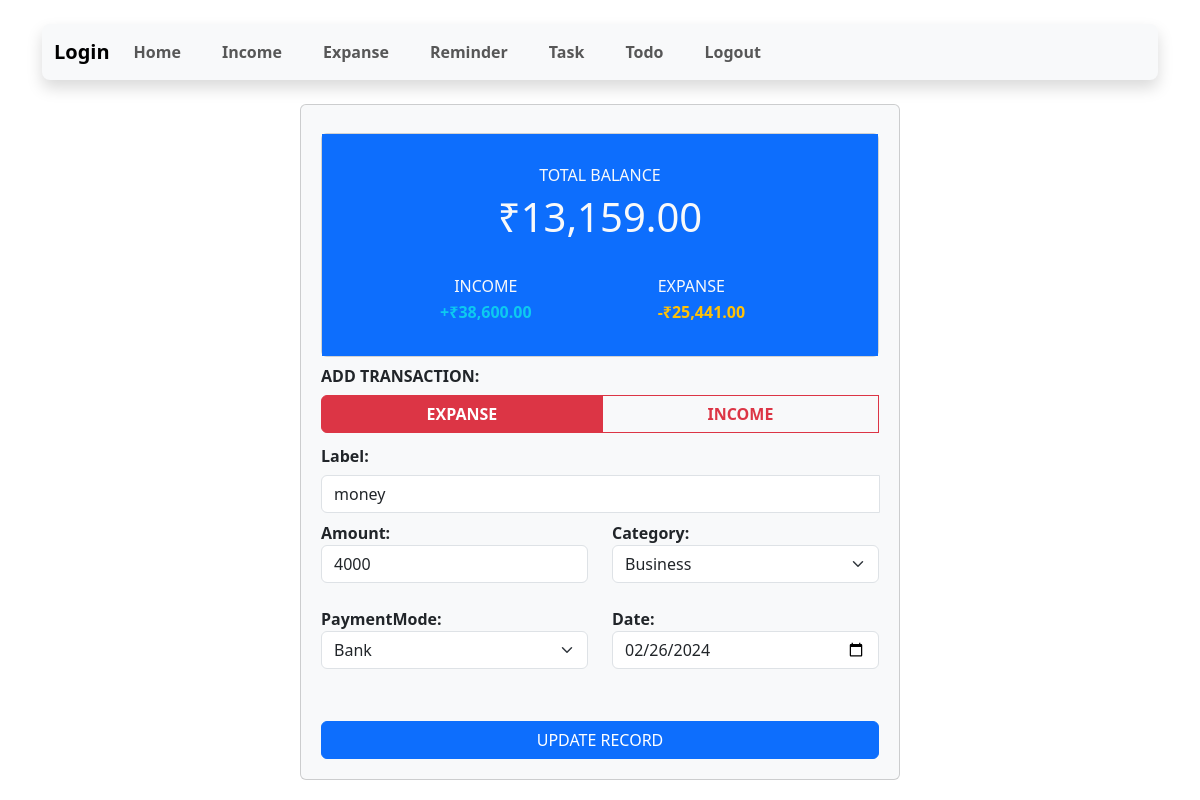
The page /home.php?tansid=10 (signed in) on the database its author committed.
### tables this page shows
CREATE TABLE `transactions` (
  `tansid` int(11) NOT NULL,
  `category` varchar(50) NOT NULL,
  `label` varchar(50) NOT NULL,
  `paymentMode` varchar(50) NOT NULL,
  `cdate` date NOT NULL,
  `amount` float NOT NULL,
  `type` int(11) NOT NULL
);

### home.php (the view, shortened to what this page needs)
<?php
   include("session.php");
   if (isset($_GET['tansid']))
       $tansid = $_GET['tansid'];
   else
       $tansid = 0;
   if ($tansid > 0) {
       $sql = "select * from transactions where tansid='$tansid'";
       $res = mysqli_query($conn, $sql);
       $row = mysqli_fetch_array($res);
       $label = $row['label'];
       $amount = $row['amount'];
       $cdate = $row['cdate'];
       $btnvalue = "UPDATE RECORD";
   }
   function getsum_of_income($conn)
   {
       $sql = "select sum(amount) as income from transactions where type='1'";
       $result = mysqli_query($conn, $sql);
       $row =  mysqli_fetch_array($result);
       $total_income =  $row['income'];
       return $total_income;
   }
   function getsum_of_expanse($conn)
   {
       $sql = "select sum(amount) as expanse from transactions where type='0'";
       $result = mysqli_query($conn, $sql);
       $row =  mysqli_fetch_array($result);
       $total_expanse =  $row['expanse'];
       return $total_expanse;
   }
   $total_income = getsum_of_income($conn);
   $total_expanse = getsum_of_expanse($conn);
   $balance = $total_income - $total_expanse;
   ?>
<!doctype html>
<html lang="en">
<head>
    <link href="https://cdn.jsdelivr.net/npm/bootstrap@5.3.2/dist/css/bootstrap.min.css" rel="stylesheet">
</head>
<body>
    <?php include("header.php"); ?>
    <div class="card container my-2 bg-light w-50 text-dark p-3 justify-content-center col-md-6 align-content-center ">
        <div class="card-body p-1">
            <div class="card mt-2 w-100 col-md-6 ">
                <div class="card-body text-light bg-primary">
                    <div class="row mb-3 ">
                        <div class="col-lg-12 col-sm-12">
                            <h6 class="text-center mt-3">TOTAL BALANCE</h6>
                            <h1 class="text-center mb-3">₹<?php echo number_format($balance, 2); ?></h1>
                        </div>
                        <div class="col-lg-7 col-sm-7 text-center">
                            <h6 class="mb-1">INCOME</h6>
                            <span><b class="text-info">+₹<?php echo number_format($total_income, 2); ?></b></span>
                        </div>
                        <div class="col-lg-5 col-sm-5">
                            <h6 class="mb-1">EXPANSE</h6>
                            <span><b class="text-warning">-₹<?php echo number_format($total_expanse, 2); ?></b></span>
                        </div>
                    </div>
                </div>
            </div>
            <form class="row g-3" id="myForm" name="myForm" action="" method="post">
                <div class="form-group mt-3 mb-2">
                    <label for="label" class="col-form-label fw-bolder fs-6">ADD TRANSACTION:</label>
                    <div class="row mb-1">
                        <div class="col-lg-12 col-sm-12">
                            <div class="btn-group w-100" role="group" aria-label="Basic radio toggle button group">
                                <label class="btn btn-outline-danger fw-bolder" for="expanse">EXPANSE</label>
                                <label class="btn btn-outline-danger fw-bolder" for="income">INCOME</label>
                            </div>
                        </div>
                    </div>
                    <label for="label" class="col-form-label fw-bolder">Label:</label>
                    <div class="input-group">
                        <input type="text" class="form-control w-100 mb-2" id="label" name="label" placeholder="Enter Label" value="<?php echo $label; ?>">
                    </div>
                    <div class="row">
                        <div class="col-lg-6 col-sm-6 ">
                            <label class="fw-bolder" for="amount">Amount:</label>
                            <div class="input-group">
                                <input type="number" class="form-control" id="amount" name="amount" placeholder="Enter Amount" value="<?php echo $amount; ?>">
                            </div>
                        </div>
                        <div class="col-lg-6 col-sm-6 ">
                            <label class="fw-bolder" for="category">Category:</label>
                            <select class="form-select" id="category" name="category" aria-label="Default select example">
                                <option value="Business">Business</option>
                            </select>
                        </div>
                    </div><br />
                    <div class="row ">
                        <div class="col-lg-6 col-sm-6 ">
                            <label class="fw-bolder" for="amount">PaymentMode:</label>
                            <select class="form-select w-20" id="paymentMode" name="paymentMode" aria-label="Default select example">
                                <option value="Bank">Bank</option>
                            </select>
                        </div>
                        <div class="col-lg-6 col-sm-6">
                            <label class="fw-bolder" for="datepicker">Date:</label>
                            <input type="date" name="cdate" class="form-control" id="datepicker" value="<?php echo $cdate; ?>">
                        </div>
                    </div><br />
                </div>
                <div class="col-lg-12 col-sm-12 mt-1 ">
                    <input type="submit" class="btn btn-primary w-100 mt-3" value="<?php echo $btnvalue; ?>">
                </div>
            </form>
        </div>
    </div>
</body>
</html>

### home.php (style rules this page uses)
h1 { text-align: center; padding-bottom: 20px; }

### rows shown on the page
transactions: label "money", amount "4000", cdate "02/26/2024"

### other values the page prints
$balance "13,159.00"
$total_income "38,600.00"
$total_expanse "25,441.00"
